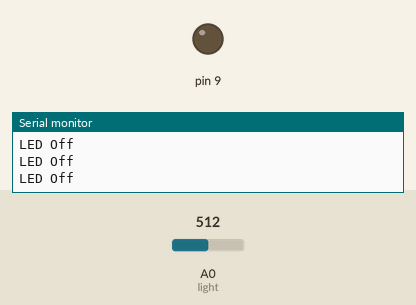
This sketch was run on a simulated Arduino Uno, built with avr-gcc and run on an emulated ATmega328P. On the bench: output pins drawn as LEDs (lit = HIGH), the last lines printed to the serial monitor. Inputs (shaded band) come from the test bench; at power-on: A0 (light) = 512.

Above: at 1.2 s.
1.3 s: A0 (light) set to 984
4.3 s: A0 (light) set to 1019
At 5.4 s:
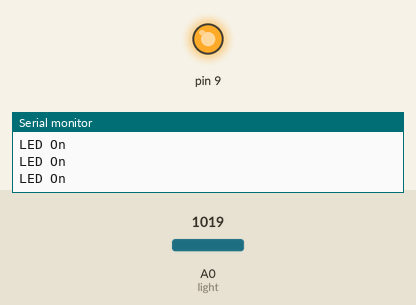
Timing chart, 0 to 7.3 s (numbered marks = the images above; inputs shaded):
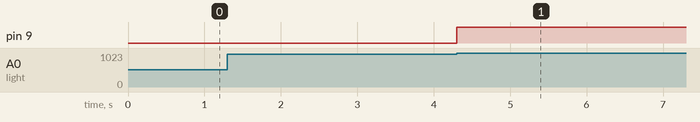

Measured:
- the behaviour switches between 1000 and 1001 on A0 (light) (found by bisection; images 0 and 1)
- after the input at 4.3 s, pin 9: LOW → HIGH at once

The sketch:

LDR_with_analog_code.ino
```cpp
void setup() {
  // put your setup code here, to run once:

pinMode(9, OUTPUT);
Serial.begin(9600);
}

void loop() {
  // put your main code here, to run repeatedly:
if(analogRead(A0)>1000){ //  increase the value it light sensing valie incease
   digitalWrite(9, HIGH);
   Serial.println("LED On");
}
else{

   digitalWrite(9,LOW);
   Serial.println("LED Off");
}
}
```
